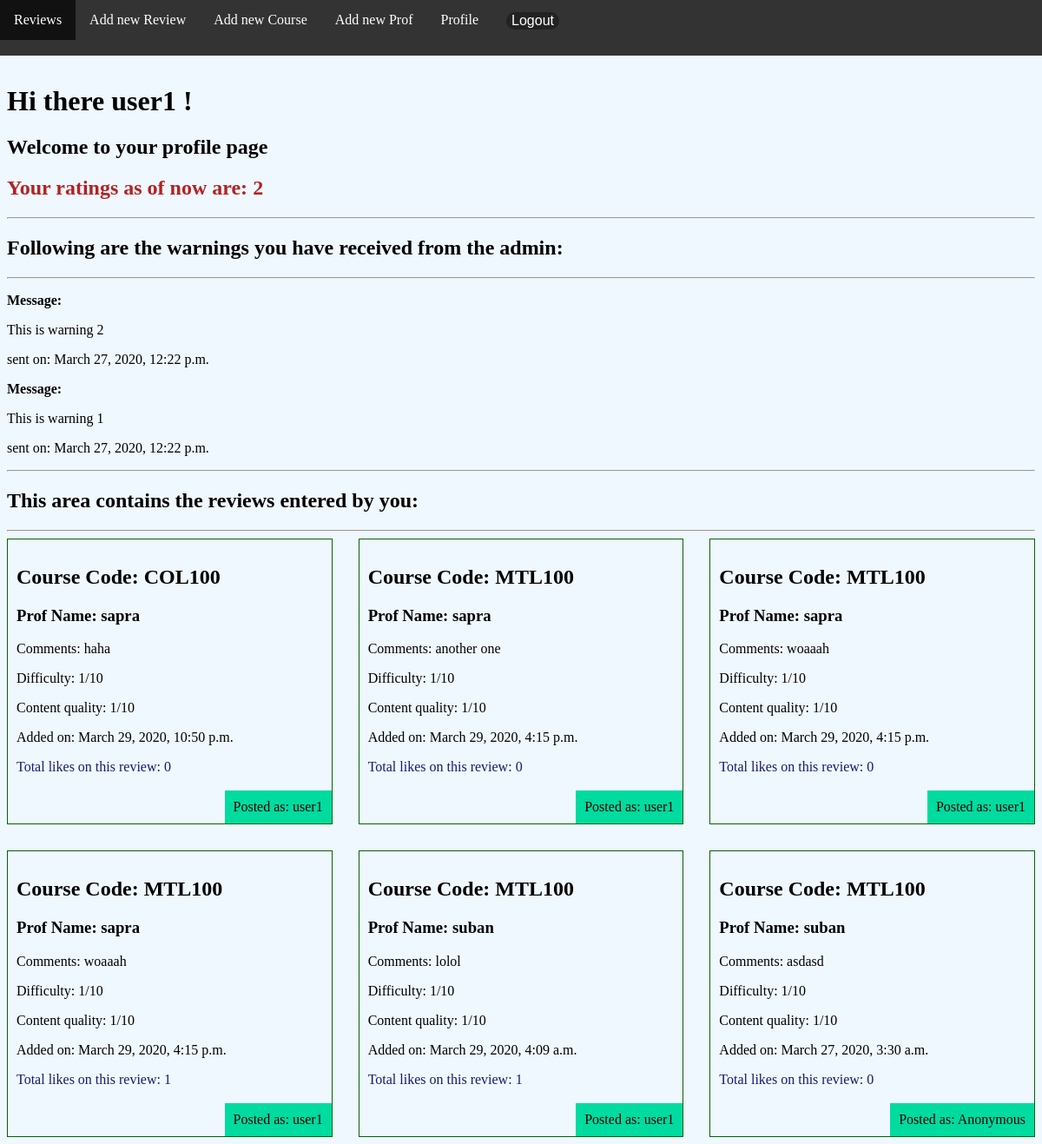
The page /accounts/profile/ (signed in) on the database as committed earlier.
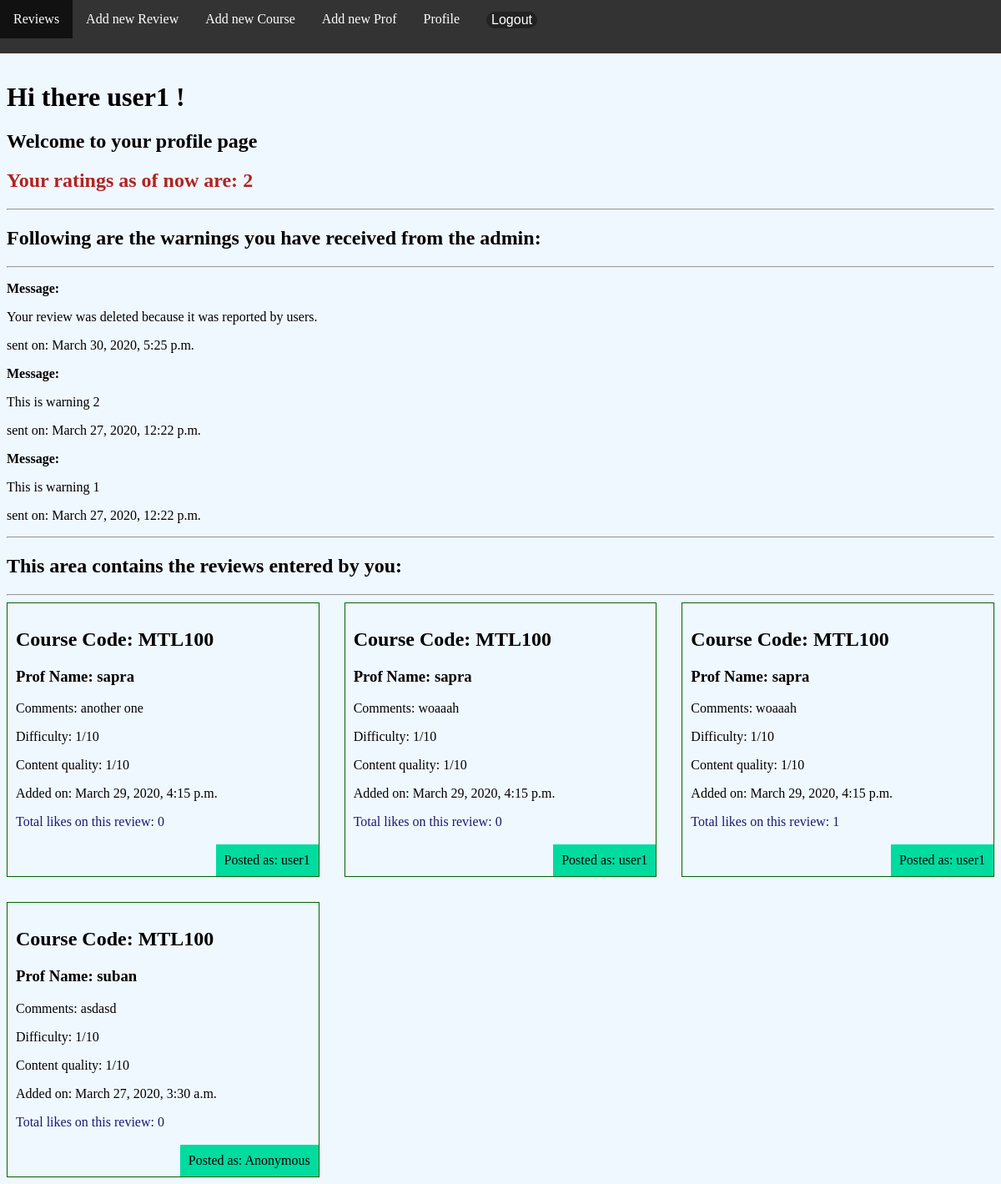
The same page on the database as committed later.
### accounts/models.py (models this page shows, shortened)
class LikesCount(models.Model):
    user = models.OneToOneField(User, on_delete=models.CASCADE, default=None)
    userlikes = models.IntegerField(default=0)

### review/models.py (models this page shows)
class Warning(models.Model):
    user = models.ForeignKey(User, on_delete=models.CASCADE, default=None)
    message = models.TextField()
    date = models.DateTimeField(auto_now=True)

class Review(models.Model):
    code = models.ForeignKey(Course, on_delete=models.CASCADE, null=True)
    prof = models.ForeignKey(Prof, on_delete=models.CASCADE, null=True)
    comment = models.TextField()
    difficulty = models.IntegerField(
        default=1,
        validators=[MaxValueValidator(10), MinValueValidator(1)]
    )
    contentquality = models.IntegerField(
        default=1,
        validators=[MaxValueValidator(10), MinValueValidator(1)]
    )
    BOOL_CHOICES = ((False, 'No'), (True, 'Yes'))
    anonymous = models.BooleanField(choices=BOOL_CHOICES, default=False)
    author = models.ForeignKey(User, on_delete=models.CASCADE, default=None)
    date = models.DateTimeField(auto_now_add=True)
    report = models.BooleanField(
        choices=BOOL_CHOICES, default=False, null=True)
    likes = models.ManyToManyField(User, related_name="likes", blank=True)
    dislikes = models.ManyToManyField(
        User, related_name="dislikes", blank=True)

class Course(models.Model):
    courseName = models.CharField(max_length=50)
    def __str__(self):
        return self.courseName

class Prof(models.Model):
    profname = models.CharField(max_length=100)
    def __str__(self):
        return self.profname

### accounts/views.py (the view)
@login_required(login_url="/accounts/login")
def profile_view(request):
    ratings = LikesCount.objects.all()
    reviews = Review.objects.all().order_by('-date')
    warnings = Warning.objects.all().order_by('-date')
    return render(request, 'accounts/profile.html', {'reviews': reviews, 'warnings': warnings, 'ratings': ratings})

### accounts/templates/accounts/profile.html
{% extends 'base_layout.html' %}
{% block content %}
<h1>Hi there {{request.user}} ! </h1>
<h2>Welcome to your profile page</h2>
<h2 style="color:firebrick;">Your ratings as of now are:
    {% for obj in ratings %}
    {% if obj.user == request.user %}
    {{ obj.userlikes }}
    {% endif %}
    {% endfor %}
</h2>
<hr>
<h2>Following are the warnings you have received from the admin: </h2>
<hr>
<div class="warnings">
    {% for warning in warnings  %}
    {% if warning.user == request.user %}
    <div class="warning">
        <p style="font-weight: bold;">Message: </p>
        <p>{{warning.message}}</p>
        <p>sent on: {{ warning.date }}</p>
    </div>
    {% endif %}
    {% endfor  %}
</div>
<hr>
<h2>This area contains the reviews entered by you: </h2>
<hr>
<div class="reviews">
    {% for review in reviews  %}
    {% if review.author == request.user %}
    <div class="review">
        <h2>Course Code: {{review.code}} </h2>
        <h3>Prof Name: {{review.prof}}</h3>
        <p>Comments: {{review.comment}} </p>
        <p>Difficulty: {{review.difficulty}}/10</p>
        <p>Content quality: {{review.contentquality}}/10</p>
        <p>Added on: {{review.date}} </p>
        <p style="color:midnightblue;">
            Total likes on this review: {{review.likes.count}}
        </p>
        <p class="author">Posted as:
            {% if review.anonymous %}
            Anonymous
            {% else %}
            {{review.author.username}}
            {% endif %}
        </p>
    </div>
    {% endif %}
    {% endfor  %}
</div>
{% endblock %}

### templates/base_layout.html (shortened to what this page needs)
{% load static %}
<html lang="en">
<head>
    <link rel="stylesheet" href="{% static 'styles.css' %}">
</head>
<body>
    <div class="wrapper">
        <nav>
            <ul>
                {% if user.is_authenticated %}
                <li><a href="{% url 'review:search' %}" class="highlight">Reviews</a></li>
                <li><a href="{% url 'review:create' %}" class="highlight">Add new Review</a></li>
                <li><a href="{% url 'review:createcourse' %}" class="highlight">Add new Course</a></li>
                <li><a href="{% url 'review:createprof' %}" class="highlight">Add new Prof</a></li>
                <li><a href="{% url 'accounts:profile' %}" class="highlight">Profile</a></li>
                <li>
                    <form class="highlight" action="{% url 'accounts:logout' %}" method="post">
                        <button type="submit">Logout</button>
                    </form>
                </li>
                {% else %}
                <li><a href="{% url 'accounts:login' %}" class="highlight">Login</a></li>
                <li><a href="{% url 'accounts:signup' %}" class="highlight">Signup</a></li>
                {% endif %}
            </ul>
        </nav>
        {% block content %}
        {% endblock %}
    </div>
</body>
</html>

### assets/styles.css (style rules this page uses)
nav ul { list-style-type: none; margin: 0; padding: 0; overflow: hidden; background-color: #333; }
nav li { float: left; }
nav li .highlight { display: block; color: white; text-align: center; padding: 14px 16px; text-decoration: none; }
nav button { background: none; background-color: #222; color: white; border-radius: 15px; cursor: pointer; border: 0; font-size: 1em; }
nav ul { position: absolute; top: 0; left: 0; right: 0; width: 100%; }
.reviews { display: grid; grid-template-columns: 1fr 1fr 1fr; grid-gap: 30px; }
.review { padding: 10px; border: 1px solid darkgreen; position: relative; padding-bottom: 40px; }
.review .author { padding: 10px; background: #00dba0; position: absolute; right: 0; bottom: 0; margin: 0; }
body { padding-top: 90px; }
nav { z-index: 999; }
body { background-color: aliceblue; }

Rows that differ between the two databases and show on the page:
removed Review: code "COL100", prof "sapra", comment "haha", difficulty "1", contentquality "1", date "March 29, 2020, 10:50 p.m.", likes.count "0", author.username "user1"
removed Review: code "MTL100", prof "suban", comment "lolol", difficulty "1", contentquality "1", date "March 29, 2020, 4:09 a.m.", likes.count "1", author.username "user1"
added Warning: message "Your review was deleted because it was reported by users.", date "March 30, 2020, 5:25 p.m."
